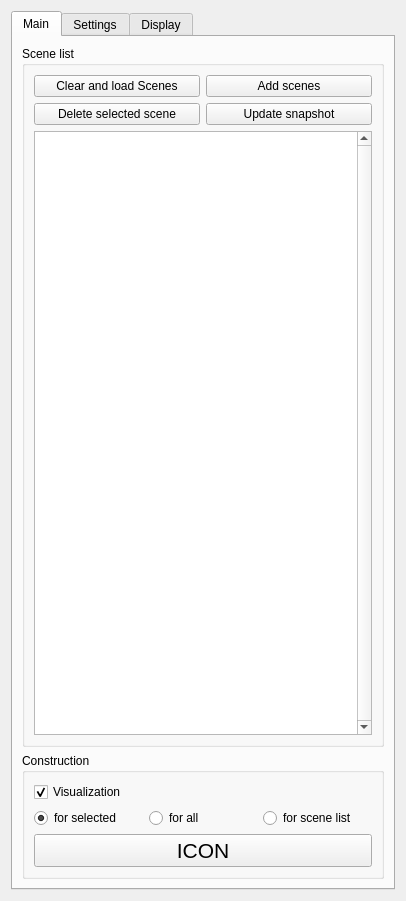
<?xml version="1.0" encoding="UTF-8"?>
<ui version="4.0">
 <class>IconWidget</class>
 <widget class="QWidget" name="IconWidget">
  <property name="geometry">
   <rect>
    <x>0</x>
    <y>0</y>
    <width>406</width>
    <height>855</height>
   </rect>
  </property>
  <property name="maximumSize">
   <size>
    <width>16777215</width>
    <height>16777215</height>
   </size>
  </property>
  <property name="windowTitle">
   <string>Form</string>
  </property>
  <layout class="QVBoxLayout" name="verticalLayout">
   <item>
    <widget class="QTabWidget" name="tabWidget">
     <property name="contextMenuPolicy">
      <enum>Qt::DefaultContextMenu</enum>
     </property>
     <property name="toolTipDuration">
      <number>0</number>
     </property>
     <property name="currentIndex">
      <number>0</number>
     </property>
     <widget class="QWidget" name="scenesTab">
      <attribute name="title">
       <string>Main</string>
      </attribute>
      <layout class="QVBoxLayout" name="verticalLayout_16">
       <item>
        <widget class="QGroupBox" name="sceneSetGroup">
         <property name="title">
          <string>Scene list</string>
         </property>
         <layout class="QVBoxLayout" name="verticalLayout_14">
          <item>
           <layout class="QHBoxLayout" name="horizontalLayout_27">
            <item>
             <widget class="QPushButton" name="loadScenes">
              <property name="text">
               <string>Clear and load Scenes</string>
              </property>
             </widget>
            </item>
            <item>
             <widget class="QPushButton" name="addScenes">
              <property name="text">
               <string>Add scenes</string>
              </property>
             </widget>
            </item>
           </layout>
          </item>
          <item>
           <layout class="QGridLayout" name="gridLayout">
            <item row="0" column="1">
             <widget class="QPushButton" name="updateSnapshot">
              <property name="text">
               <string>Update snapshot</string>
              </property>
             </widget>
            </item>
            <item row="0" column="0">
             <widget class="QPushButton" name="deleteScene">
              <property name="text">
               <string>Delete selected scene</string>
              </property>
             </widget>
            </item>
           </layout>
          </item>
          <item>
           <widget class="QTableWidget" name="sceneTableWidget">
            <property name="verticalScrollBarPolicy">
             <enum>Qt::ScrollBarAlwaysOn</enum>
            </property>
            <attribute name="horizontalHeaderVisible">
             <bool>false</bool>
            </attribute>
            <attribute name="verticalHeaderVisible">
             <bool>false</bool>
            </attribute>
           </widget>
          </item>
         </layout>
        </widget>
       </item>
       <item>
        <widget class="QGroupBox" name="funcAnalysisGroup">
         <property name="title">
          <string>Construction</string>
         </property>
         <layout class="QVBoxLayout" name="verticalLayout_15">
          <item>
           <layout class="QGridLayout" name="gridLayout_2">
            <item row="0" column="0">
             <widget class="QCheckBox" name="visualizationCheckBox">
              <property name="text">
               <string>Visualization</string>
              </property>
              <property name="checked">
               <bool>true</bool>
              </property>
             </widget>
            </item>
            <item row="1" column="0">
             <layout class="QHBoxLayout" name="horizontalLayout_26">
              <item>
               <widget class="QRadioButton" name="buildForSelectedRadioBtn">
                <property name="text">
                 <string>for selected</string>
                </property>
                <property name="checked">
                 <bool>true</bool>
                </property>
               </widget>
              </item>
              <item>
               <widget class="QRadioButton" name="buildForAllRadioBtn">
                <property name="text">
                 <string>for all</string>
                </property>
               </widget>
              </item>
              <item>
               <widget class="QRadioButton" name="buildForSceneListRadioBtn">
                <property name="text">
                 <string>for scene list</string>
                </property>
               </widget>
              </item>
             </layout>
            </item>
            <item row="2" column="0">
             <widget class="QPushButton" name="buildIconButton">
              <property name="sizePolicy">
               <sizepolicy hsizetype="Minimum" vsizetype="Fixed">
                <horstretch>0</horstretch>
                <verstretch>0</verstretch>
               </sizepolicy>
              </property>
              <property name="minimumSize">
               <size>
                <width>0</width>
                <height>0</height>
               </size>
              </property>
              <property name="font">
               <font>
                <pointsize>16</pointsize>
               </font>
              </property>
              <property name="toolTip">
               <string/>
              </property>
              <property name="toolTipDuration">
               <number>0</number>
              </property>
              <property name="statusTip">
               <string/>
              </property>
              <property name="whatsThis">
               <string/>
              </property>
              <property name="text">
               <string>ICON</string>
              </property>
             </widget>
            </item>
           </layout>
          </item>
         </layout>
        </widget>
       </item>
      </layout>
     </widget>
     <widget class="QWidget" name="settingsTab">
      <attribute name="title">
       <string>Settings</string>
      </attribute>
      <layout class="QVBoxLayout" name="verticalLayout_6">
       <item>
        <widget class="QGroupBox" name="groupBox_6">
         <property name="title">
          <string>Central object selection</string>
         </property>
         <layout class="QHBoxLayout" name="horizontalLayout_46">
          <item>
           <widget class="QListWidget" name="objectListWidget">
            <property name="sizePolicy">
             <sizepolicy hsizetype="Expanding" vsizetype="MinimumExpanding">
              <horstretch>0</horstretch>
              <verstretch>0</verstretch>
             </sizepolicy>
            </property>
            <property name="minimumSize">
             <size>
              <width>0</width>
              <height>280</height>
             </size>
            </property>
            <property name="sizeAdjustPolicy">
             <enum>QAbstractScrollArea::AdjustToContents</enum>
            </property>
           </widget>
          </item>
         </layout>
        </widget>
       </item>
       <item>
        <widget class="QGroupBox" name="groupBox_7">
         <property name="title">
          <string>Parameters</string>
         </property>
         <layout class="QVBoxLayout" name="verticalLayout_20">
          <item>
           <widget class="QGroupBox" name="uprightBox_2">
            <property name="title">
             <string>Upright direction</string>
            </property>
            <layout class="QVBoxLayout" name="verticalLayout_33">
             <item>
              <layout class="QHBoxLayout" name="horizontalLayout_63">
               <item>
                <widget class="QRadioButton" name="xRadioButton">
                 <property name="text">
                  <string>X</string>
                 </property>
                </widget>
               </item>
               <item>
                <widget class="QRadioButton" name="yRadioButton">
                 <property name="text">
                  <string>Y</string>
                 </property>
                 <property name="checked">
                  <bool>true</bool>
                 </property>
                </widget>
               </item>
               <item>
                <widget class="QRadioButton" name="zRadioButton">
                 <property name="text">
                  <string>Z</string>
                 </property>
                </widget>
               </item>
              </layout>
             </item>
             <item>
              <layout class="QHBoxLayout" name="horizontalLayout_64">
               <item>
                <widget class="QPushButton" name="uprightCurrPushButton">
                 <property name="text">
                  <string>Update for current scene</string>
                 </property>
                </widget>
               </item>
               <item>
                <widget class="QPushButton" name="uprightAllPushButton">
                 <property name="text">
                  <string>Update for all scenes</string>
                 </property>
                </widget>
               </item>
              </layout>
             </item>
            </layout>
           </widget>
          </item>
          <item>
           <widget class="QGroupBox" name="paraGroup_2">
            <property name="title">
             <string>Distance parameter</string>
            </property>
            <layout class="QVBoxLayout" name="verticalLayout_8">
             <item>
              <layout class="QHBoxLayout" name="horizontalLayout_8">
               <item>
                <widget class="QLabel" name="label_10">
                 <property name="text">
                  <string>Symmetry radio</string>
                 </property>
                </widget>
               </item>
               <item>
                <spacer name="horizontalSpacer_10">
                 <property name="orientation">
                  <enum>Qt::Horizontal</enum>
                 </property>
                 <property name="sizeHint" stdset="0">
                  <size>
                   <width>40</width>
                   <height>20</height>
                  </size>
                 </property>
                </spacer>
               </item>
               <item>
                <widget class="QSpinBox" name="symRatioSpinBox">
                 <property name="maximum">
                  <number>20</number>
                 </property>
                 <property name="value">
                  <number>1</number>
                 </property>
                </widget>
               </item>
              </layout>
             </item>
             <item>
              <layout class="QHBoxLayout" name="horizontalLayout_38">
               <item>
                <widget class="QLabel" name="label_11">
                 <property name="text">
                  <string>Dist type:</string>
                 </property>
                </widget>
               </item>
               <item>
                <spacer name="horizontalSpacer_11">
                 <property name="orientation">
                  <enum>Qt::Horizontal</enum>
                 </property>
                 <property name="sizeHint" stdset="0">
                  <size>
                   <width>40</width>
                   <height>20</height>
                  </size>
                 </property>
                </spacer>
               </item>
               <item>
                <widget class="QRadioButton" name="L1RadioButton">
                 <property name="text">
                  <string>L1</string>
                 </property>
                 <property name="checked">
                  <bool>true</bool>
                 </property>
                </widget>
               </item>
               <item>
                <widget class="QRadioButton" name="emdRadioButton">
                 <property name="text">
                  <string>EMD</string>
                 </property>
                </widget>
               </item>
              </layout>
             </item>
             <item>
              <layout class="QHBoxLayout" name="horizontalLayout_39">
               <item>
                <widget class="QLabel" name="label_12">
                 <property name="text">
                  <string>Weights:</string>
                 </property>
                </widget>
               </item>
               <item>
                <spacer name="horizontalSpacer_12">
                 <property name="orientation">
                  <enum>Qt::Horizontal</enum>
                 </property>
                 <property name="sizeHint" stdset="0">
                  <size>
                   <width>40</width>
                   <height>20</height>
                  </size>
                 </property>
                </spacer>
               </item>
               <item>
                <widget class="QDoubleSpinBox" name="ibsWeightSpinBox">
                 <property name="decimals">
                  <number>1</number>
                 </property>
                 <property name="maximum">
                  <double>1.000000000000000</double>
                 </property>
                 <property name="singleStep">
                  <double>0.100000000000000</double>
                 </property>
                 <property name="value">
                  <double>0.400000000000000</double>
                 </property>
                </widget>
               </item>
               <item>
                <widget class="QDoubleSpinBox" name="regionWeightSpinBox">
                 <property name="enabled">
                  <bool>false</bool>
                 </property>
                 <property name="decimals">
                  <number>1</number>
                 </property>
                 <property name="maximum">
                  <double>1.000000000000000</double>
                 </property>
                 <property name="singleStep">
                  <double>0.100000000000000</double>
                 </property>
                 <property name="value">
                  <double>0.600000000000000</double>
                 </property>
                </widget>
               </item>
              </layout>
             </item>
             <item>
              <layout class="QHBoxLayout" name="horizontalLayout_40">
               <item>
                <widget class="QLabel" name="label_13">
                 <property name="text">
                  <string>IBS:</string>
                 </property>
                </widget>
               </item>
               <item>
                <spacer name="horizontalSpacer_14">
                 <property name="orientation">
                  <enum>Qt::Horizontal</enum>
                 </property>
                 <property name="sizeHint" stdset="0">
                  <size>
                   <width>40</width>
                   <height>20</height>
                  </size>
                 </property>
                </spacer>
               </item>
               <item>
                <widget class="QDoubleSpinBox" name="ibsPfhSpinBox">
                 <property name="decimals">
                  <number>1</number>
                 </property>
                 <property name="maximum">
                  <double>1.000000000000000</double>
                 </property>
                 <property name="singleStep">
                  <double>0.100000000000000</double>
                 </property>
                 <property name="value">
                  <double>0.300000000000000</double>
                 </property>
                </widget>
               </item>
               <item>
                <widget class="QDoubleSpinBox" name="ibsDirSpinBox">
                 <property name="decimals">
                  <number>1</number>
                 </property>
                 <property name="maximum">
                  <double>1.000000000000000</double>
                 </property>
                 <property name="singleStep">
                  <double>0.100000000000000</double>
                 </property>
                 <property name="value">
                  <double>0.400000000000000</double>
                 </property>
                </widget>
               </item>
               <item>
                <widget class="QDoubleSpinBox" name="ibsDistSpinBox">
                 <property name="enabled">
                  <bool>false</bool>
                 </property>
                 <property name="decimals">
                  <number>1</number>
                 </property>
                 <property name="maximum">
                  <double>1.000000000000000</double>
                 </property>
                 <property name="singleStep">
                  <double>0.100000000000000</double>
                 </property>
                 <property name="value">
                  <double>0.300000000000000</double>
                 </property>
                </widget>
               </item>
              </layout>
             </item>
             <item>
              <layout class="QHBoxLayout" name="horizontalLayout_41">
               <item>
                <widget class="QLabel" name="label_14">
                 <property name="text">
                  <string>Region:</string>
                 </property>
                </widget>
               </item>
               <item>
                <spacer name="horizontalSpacer_15">
                 <property name="orientation">
                  <enum>Qt::Horizontal</enum>
                 </property>
                 <property name="sizeHint" stdset="0">
                  <size>
                   <width>40</width>
                   <height>20</height>
                  </size>
                 </property>
                </spacer>
               </item>
               <item>
                <widget class="QDoubleSpinBox" name="regionPfhSpinBox">
                 <property name="decimals">
                  <number>1</number>
                 </property>
                 <property name="maximum">
                  <double>1.000000000000000</double>
                 </property>
                 <property name="singleStep">
                  <double>0.100000000000000</double>
                 </property>
                 <property name="value">
                  <double>0.300000000000000</double>
                 </property>
                </widget>
               </item>
               <item>
                <widget class="QDoubleSpinBox" name="regionDirSpinBox">
                 <property name="enabled">
                  <bool>true</bool>
                 </property>
                 <property name="decimals">
                  <number>1</number>
                 </property>
                 <property name="maximum">
                  <double>1.000000000000000</double>
                 </property>
                 <property name="singleStep">
                  <double>0.100000000000000</double>
                 </property>
                 <property name="value">
                  <double>0.400000000000000</double>
                 </property>
                </widget>
               </item>
               <item>
                <widget class="QDoubleSpinBox" name="regionHeightSpinBox">
                 <property name="enabled">
                  <bool>false</bool>
                 </property>
                 <property name="decimals">
                  <number>1</number>
                 </property>
                 <property name="maximum">
                  <double>1.000000000000000</double>
                 </property>
                 <property name="singleStep">
                  <double>0.100000000000000</double>
                 </property>
                 <property name="value">
                  <double>0.300000000000000</double>
                 </property>
                </widget>
               </item>
              </layout>
             </item>
            </layout>
           </widget>
          </item>
          <item>
           <widget class="QGroupBox" name="groupBox_5">
            <property name="title">
             <string>Hierarchy parameter</string>
            </property>
            <layout class="QVBoxLayout" name="verticalLayout_19">
             <item>
              <layout class="QHBoxLayout" name="horizontalLayout_43">
               <item>
                <widget class="QLabel" name="label_16">
                 <property name="text">
                  <string>Tree type:</string>
                 </property>
                </widget>
               </item>
               <item>
                <spacer name="horizontalSpacer_17">
                 <property name="orientation">
                  <enum>Qt::Horizontal</enum>
                 </property>
                 <property name="sizeHint" stdset="0">
                  <size>
                   <width>40</width>
                   <height>20</height>
                  </size>
                 </property>
                </spacer>
               </item>
               <item>
                <widget class="QRadioButton" name="singleTreeRadioButton">
                 <property name="text">
                  <string>single</string>
                 </property>
                </widget>
               </item>
               <item>
                <widget class="QRadioButton" name="multiTreeRadioButton">
                 <property name="text">
                  <string>multiple</string>
                 </property>
                 <property name="checked">
                  <bool>true</bool>
                 </property>
                </widget>
               </item>
              </layout>
             </item>
             <item>
              <layout class="QHBoxLayout" name="horizontalLayout_45">
               <item>
                <widget class="QLabel" name="label_18">
                 <property name="text">
                  <string>Thresholds:</string>
                 </property>
                </widget>
               </item>
               <item>
                <spacer name="horizontalSpacer_19">
                 <property name="orientation">
                  <enum>Qt::Horizontal</enum>
                 </property>
                 <property name="sizeHint" stdset="0">
                  <size>
                   <width>40</width>
                   <height>20</height>
                  </size>
                 </property>
                </spacer>
               </item>
               <item>
                <widget class="QDoubleSpinBox" name="similarSpinBox">
                 <property name="decimals">
                  <number>1</number>
                 </property>
                 <property name="maximum">
                  <double>1.000000000000000</double>
                 </property>
                 <property name="singleStep">
                  <double>0.100000000000000</double>
                 </property>
                 <property name="value">
                  <double>0.200000000000000</double>
                 </property>
                </widget>
               </item>
               <item>
                <widget class="QDoubleSpinBox" name="lowSpinBox">
                 <property name="decimals">
                  <number>1</number>
                 </property>
                 <property name="minimum">
                  <double>0.300000000000000</double>
                 </property>
                 <property name="maximum">
                  <double>1.000000000000000</double>
                 </property>
                 <property name="singleStep">
                  <double>0.100000000000000</double>
                 </property>
                 <property name="value">
                  <double>0.500000000000000</double>
                 </property>
                </widget>
               </item>
               <item>
                <widget class="QDoubleSpinBox" name="highSpinBox">
                 <property name="decimals">
                  <number>1</number>
                 </property>
                 <property name="minimum">
                  <double>0.500000000000000</double>
                 </property>
                 <property name="maximum">
                  <double>1.000000000000000</double>
                 </property>
                 <property name="singleStep">
                  <double>0.100000000000000</double>
                 </property>
                 <property name="value">
                  <double>0.600000000000000</double>
                 </property>
                </widget>
               </item>
              </layout>
             </item>
            </layout>
           </widget>
          </item>
         </layout>
        </widget>
       </item>
       <item>
        <spacer name="verticalSpacer_4">
         <property name="orientation">
          <enum>Qt::Vertical</enum>
         </property>
         <property name="sizeHint" stdset="0">
          <size>
           <width>361</width>
           <height>52</height>
          </size>
         </property>
        </spacer>
       </item>
       <item>
        <widget class="QGroupBox" name="groupBox">
         <property name="title">
          <string>Compute features for retrieval</string>
         </property>
         <layout class="QGridLayout" name="gridLayout_3">
          <item row="0" column="0">
           <layout class="QVBoxLayout" name="verticalLayout_2">
            <item>
             <layout class="QHBoxLayout" name="horizontalLayout_3">
              <item>
               <widget class="QRadioButton" name="compFeatureForICON">
                <property name="text">
                 <string>for ICON</string>
                </property>
                <property name="checkable">
                 <bool>false</bool>
                </property>
               </widget>
              </item>
              <item>
               <widget class="QRadioButton" name="compFeatureForISET">
                <property name="text">
                 <string>for ISET</string>
                </property>
                <property name="checkable">
                 <bool>false</bool>
                </property>
               </widget>
              </item>
             </layout>
            </item>
            <item>
             <widget class="QPushButton" name="computeFeatureButton">
              <property name="enabled">
               <bool>false</bool>
              </property>
              <property name="text">
               <string>Compute</string>
              </property>
             </widget>
            </item>
           </layout>
          </item>
         </layout>
        </widget>
       </item>
      </layout>
     </widget>
     <widget class="QWidget" name="renderTab">
      <attribute name="title">
       <string>Display</string>
      </attribute>
      <layout class="QVBoxLayout" name="verticalLayout_4">
       <item>
        <widget class="QGroupBox" name="objectGroup_2">
         <property name="title">
          <string>Object mode</string>
         </property>
         <layout class="QVBoxLayout" name="verticalLayout_17">
          <item>
           <layout class="QHBoxLayout" name="horizontalLayout_32">
            <item>
             <widget class="QRadioButton" name="meshRadioButton">
              <property name="text">
               <string>mesh</string>
              </property>
              <property name="checked">
               <bool>true</bool>
              </property>
             </widget>
            </item>
            <item>
             <widget class="QRadioButton" name="wireOrigRadioButton">
              <property name="text">
               <string>original wire</string>
              </property>
             </widget>
            </item>
           </layout>
          </item>
          <item>
           <layout class="QHBoxLayout" name="horizontalLayout_33">
            <item>
             <widget class="QRadioButton" name="boxObjRadioButton">
              <property name="text">
               <string>object bbox</string>
              </property>
             </widget>
            </item>
            <item>
             <widget class="QRadioButton" name="colorRadioButton">
              <property name="toolTip">
               <string>for recognizing different objects</string>
              </property>
              <property name="toolTipDuration">
               <number>0</number>
              </property>
              <property name="text">
               <string>colored mesh</string>
              </property>
             </widget>
            </item>
           </layout>
          </item>
          <item>
           <layout class="QHBoxLayout" name="horizontalLayout_34">
            <item>
             <widget class="QRadioButton" name="sampleRadioButton">
              <property name="text">
               <string>samples</string>
              </property>
             </widget>
            </item>
            <item>
             <widget class="QRadioButton" name="noneRadioButton">
              <property name="toolTip">
               <string>for visualizing symmetry information</string>
              </property>
              <property name="toolTipDuration">
               <number>0</number>
              </property>
              <property name="text">
               <string>symmetry information</string>
              </property>
             </widget>
            </item>
           </layout>
          </item>
         </layout>
        </widget>
       </item>
       <item>
        <widget class="QGroupBox" name="groupBox_8">
         <property name="title">
          <string>Candidate hierarchies</string>
         </property>
         <layout class="QGridLayout" name="gridLayout_4">
          <item row="0" column="0">
           <widget class="QListWidget" name="hierarchyListWidget">
            <property name="maximumSize">
             <size>
              <width>16777215</width>
              <height>60</height>
             </size>
            </property>
           </widget>
          </item>
         </layout>
        </widget>
       </item>
       <item>
        <widget class="QGroupBox" name="ibsGroup">
         <property name="maximumSize">
          <size>
           <width>16777215</width>
           <height>16777215</height>
          </size>
         </property>
         <property name="title">
          <string>Interactions</string>
         </property>
         <layout class="QVBoxLayout" name="ibsLayout">
          <item>
           <widget class="QTreeWidget" name="ibsTreeWidget">
            <property name="minimumSize">
             <size>
              <width>0</width>
              <height>270</height>
             </size>
            </property>
            <property name="autoExpandDelay">
             <number>0</number>
            </property>
            <property name="expandsOnDoubleClick">
             <bool>false</bool>
            </property>
            <attribute name="headerVisible">
             <bool>false</bool>
            </attribute>
            <column>
             <property name="text">
              <string notr="true">1</string>
             </property>
            </column>
           </widget>
          </item>
          <item>
           <widget class="QGroupBox" name="groupBox_2">
            <property name="title">
             <string>Modes</string>
            </property>
            <layout class="QVBoxLayout" name="verticalLayout_5">
             <item>
              <widget class="QRadioButton" name="partialIbsRadioButton">
               <property name="toolTip">
                <string>for object interaction detection</string>
               </property>
               <property name="toolTipDuration">
                <number>0</number>
               </property>
               <property name="text">
                <string>Show initial IBS</string>
               </property>
               <property name="checked">
                <bool>true</bool>
               </property>
              </widget>
             </item>
             <item>
              <layout class="QHBoxLayout" name="horizontalLayout_5">
               <item>
                <widget class="QRadioButton" name="drawInteractionRadioBtn">
                 <property name="text">
                  <string>Show interactions</string>
                 </property>
                </widget>
               </item>
               <item>
                <spacer name="horizontalSpacer_9">
                 <property name="orientation">
                  <enum>Qt::Horizontal</enum>
                 </property>
                 <property name="sizeHint" stdset="0">
                  <size>
                   <width>108</width>
                   <height>20</height>
                  </size>
                 </property>
                </spacer>
               </item>
               <item>
                <widget class="QPushButton" name="baseColorPushButton">
                 <property name="enabled">
                  <bool>false</bool>
                 </property>
                 <property name="text">
                  <string>change central object color</string>
                 </property>
                </widget>
               </item>
              </layout>
             </item>
             <item>
              <layout class="QHBoxLayout" name="horizontalLayout_2">
               <item>
                <widget class="QCheckBox" name="interIBSCheckBox">
                 <property name="enabled">
                  <bool>false</bool>
                 </property>
                 <property name="text">
                  <string>IBS</string>
                 </property>
                 <property name="checkable">
                  <bool>true</bool>
                 </property>
                 <property name="checked">
                  <bool>false</bool>
                 </property>
                </widget>
               </item>
               <item>
                <widget class="QCheckBox" name="interIRCheckBox">
                 <property name="enabled">
                  <bool>false</bool>
                 </property>
                 <property name="text">
                  <string>IR</string>
                 </property>
                 <property name="checkable">
                  <bool>true</bool>
                 </property>
                 <property name="checked">
                  <bool>false</bool>
                 </property>
                </widget>
               </item>
               <item>
                <widget class="QCheckBox" name="interObjCheckBox">
                 <property name="enabled">
                  <bool>false</bool>
                 </property>
                 <property name="text">
                  <string>Interacting object</string>
                 </property>
                 <property name="checkable">
                  <bool>true</bool>
                 </property>
                 <property name="checked">
                  <bool>false</bool>
                 </property>
                </widget>
               </item>
              </layout>
             </item>
             <item>
              <layout class="QHBoxLayout" name="horizontalLayout">
               <item>
                <widget class="QCheckBox" name="ibsWeightCheckBox">
                 <property name="enabled">
                  <bool>false</bool>
                 </property>
                 <property name="text">
                  <string>show weight on IBS</string>
                 </property>
                 <property name="checkable">
                  <bool>true</bool>
                 </property>
                 <property name="checked">
                  <bool>true</bool>
                 </property>
                </widget>
               </item>
               <item>
                <widget class="QCheckBox" name="ibsSampleCheckBox">
                 <property name="enabled">
                  <bool>false</bool>
                 </property>
                 <property name="text">
                  <string>show samples on IBS</string>
                 </property>
                 <property name="checked">
                  <bool>false</bool>
                 </property>
                </widget>
               </item>
              </layout>
             </item>
            </layout>
           </widget>
          </item>
          <item>
           <widget class="QGroupBox" name="groupBox_9">
            <property name="title">
             <string>Features</string>
            </property>
            <layout class="QVBoxLayout" name="verticalLayout_3">
             <item>
              <layout class="QHBoxLayout" name="ibsFeatureLayout"/>
             </item>
             <item>
              <layout class="QHBoxLayout" name="irFeatureLayout"/>
             </item>
             <item>
              <layout class="QHBoxLayout" name="horizontalLayout_6">
               <item>
                <widget class="QPushButton" name="outputIbsButton">
                 <property name="text">
                  <string>Output IBS</string>
                 </property>
                </widget>
               </item>
               <item>
                <widget class="QPushButton" name="outputIRButton">
                 <property name="text">
                  <string>Output IR</string>
                 </property>
                </widget>
               </item>
              </layout>
             </item>
            </layout>
           </widget>
          </item>
         </layout>
        </widget>
       </item>
       <item>
        <spacer name="verticalSpacer">
         <property name="orientation">
          <enum>Qt::Vertical</enum>
         </property>
         <property name="sizeHint" stdset="0">
          <size>
           <width>20</width>
           <height>74</height>
          </size>
         </property>
        </spacer>
       </item>
      </layout>
      <zorder>objectGroup_2</zorder>
      <zorder>groupBox_8</zorder>
      <zorder>ibsGroup</zorder>
      <zorder>verticalSpacer</zorder>
     </widget>
    </widget>
   </item>
  </layout>
 </widget>
 <resources/>
 <connections/>
</ui>
